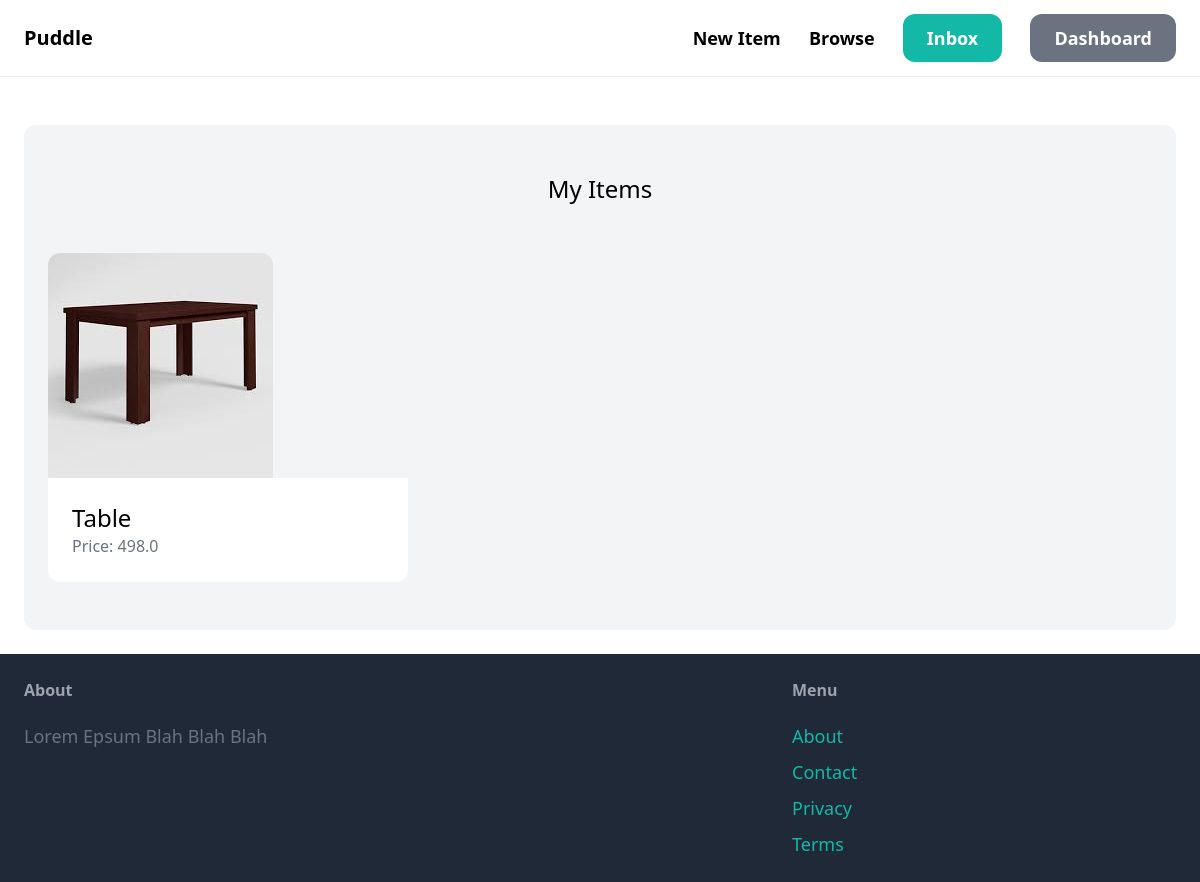
The app's page /dashboard/ (signed in) with its own data.
### item/models.py (models this page shows, shortened)
class Item(models.Model):
    category = models.ForeignKey(Category, related_name='items', on_delete=models.CASCADE)
    name = models.CharField(max_length=255)
    description = models.TextField(blank=True, null=True)
    price = models.FloatField()
    image = models.ImageField(upload_to = 'item_images', blank=True, null=True)
    is_sold = models.BooleanField(default = False)
    created_by = models.ForeignKey(User, related_name='items', on_delete = models.CASCADE)
    created_at = models.DateTimeField(auto_now_add=True)

### dashboard/views.py (the view)
# urls.py: path('', views.index, name='index'),
@login_required
def index(request):
    items = Item.objects.filter(created_by=request.user)
    return render(request, 'dashboard/index.html',{
        'items':items,
    })

### dashboard/templates/dashboard/index.html (shortened to what this page needs)
{% extends 'core/base.html' %}
{% block content %}
<div class="mt-6 px-6 py-12 bg-gray-100 rounded-xl">
    <h2 class="mb-12 text-2xl text-center">
        My Items
    </h2>
    <div class="grid grid-cols-3 gap-3">
        {% for item in items %}
        <div>
            <a href="{% url 'item:detail' item.id %}">
                <div>
                    <img src = "{{item.image.url}}" class="rounded-t-xl">
                </div>
                <div class="p-6 bg-white rounded-b-xl">
                    <h2 class="text-2xl"> {{item.name}} </h2>
                    <p class="text-gray-500">Price: {{item.price}}</p>
                </div>
            </a>
        </div>
        {% endfor %}
    </div>
</div>
{% endblock %}

### records on screen
Item: image (picture), name "Table", price "498.0"
